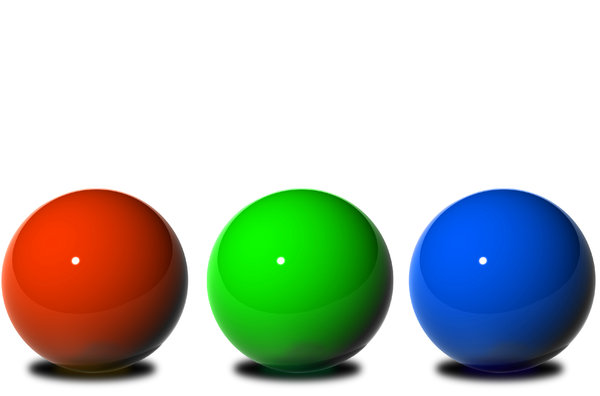
#> input picture Masking/mask.jpg, 600 x 396 px
$ jupyter execute Masking.ipynb
#> lines starting #> are read from the running program, lines starting #| are printed output that depends on the picture
[cell 1]
import numpy as np
from PIL import Image
import matplotlib.pyplot as plt
import cv2

# Importing image and conversion to HSV

[cell 2]
arr = np.array(Image.open("mask.jpg"))
#> arr is the input picture: shape (396, 600, 3); mean R, G, B 186.6, 196.3, 185.9
for i in range(arr.shape[0]):
    for j in range(arr.shape[1]):
        arr[i,j,:] = arr[i,j,2],arr[i,j,1],arr[i,j,0]
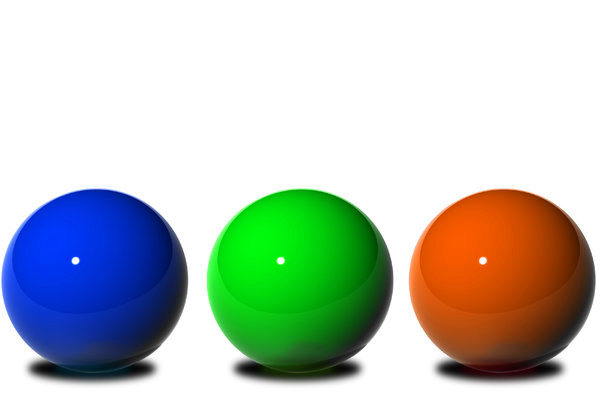
#> arr: shape (396, 600, 3); mean R, G, B 185.9, 196.3, 186.6
hsv = cv2.cvtColor(arr, cv2.COLOR_BGR2HSV)
#> hsv: shape (396, 600, 3); mean H, S, V 22.6, 77.6, 221.6

# Selection of edge cases

[cell 3]
lower_blue = np.array([100,30,30])
upper_blue = np.array([140,255,255])

# Defining the getMask function

[cell 4]
def getMask(hsv, lower_range, upper_range):
    h,w,c = hsv.shape
#> h = 396; w = 600; c = 3
    l1, l2, l3 = lower_range
    u1, u2, u3 = upper_range
    mask = np.zeros(hsv.shape, dtype=np.uint8)
    for i in range(h):
        for j in range(w):
            if hsv[i][j][0] >= l1 and hsv[i][j][1] >= l2 and hsv[i][j][2] >= l3 and hsv[i][j][0] <= u1 and hsv[i][j][1] <= u2 and hsv[i][j][2] <= u3:
                    mask[i][j][0] = hsv[i][j][0]
                    mask[i][j][1] = hsv[i][j][1]
                    mask[i][j][2] = hsv[i][j][2]
#> mask: shape (396, 600, 3); mean H, S, V 12.3, 25.7, 19.3


    return mask
